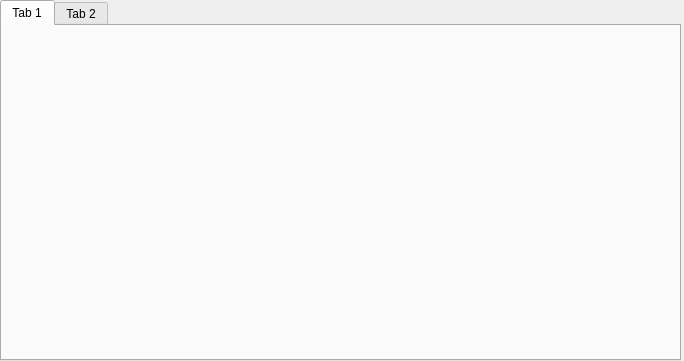
<?xml version="1.0" encoding="UTF-8"?>
<ui version="4.0">
 <class>MainWindow</class>
 <widget class="QMainWindow" name="MainWindow">
  <property name="geometry">
   <rect>
    <x>0</x>
    <y>0</y>
    <width>684</width>
    <height>361</height>
   </rect>
  </property>
  <property name="windowTitle">
   <string>MainWindow</string>
  </property>
  <widget class="QWidget" name="centralWidget">
   <widget class="QTabWidget" name="tabWidget">
    <property name="geometry">
     <rect>
      <x>0</x>
      <y>0</y>
      <width>681</width>
      <height>361</height>
     </rect>
    </property>
    <property name="currentIndex">
     <number>0</number>
    </property>
    <widget class="QWidget" name="tab">
     <attribute name="title">
      <string>Tab 1</string>
     </attribute>
     <layout class="QGridLayout" name="gridLayout">
      <item row="0" column="0">
       <widget class="QCustomPlot" name="customPlot" native="true">
        <property name="sizePolicy">
         <sizepolicy hsizetype="Preferred" vsizetype="Preferred">
          <horstretch>0</horstretch>
          <verstretch>0</verstretch>
         </sizepolicy>
        </property>
       </widget>
      </item>
     </layout>
    </widget>
    <widget class="QWidget" name="tab_2">
     <attribute name="title">
      <string>Tab 2</string>
     </attribute>
    </widget>
   </widget>
  </widget>
 </widget>
 <layoutdefault spacing="6" margin="11"/>
 <customwidgets>
  <customwidget>
   <class>QCustomPlot</class>
   <extends>QWidget</extends>
   <header>qcustomplot.h</header>
   <container>1</container>
  </customwidget>
 </customwidgets>
 <resources/>
 <connections/>
</ui>
